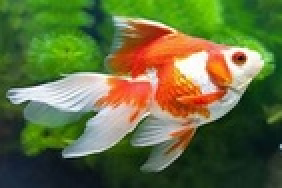
#> input picture DeThiThu/NM-XLA/a.jpg, 141 x 94 px, shrunk from 270 x 180 before the run (shown 2 times larger)
$ jupyter execute thithu.ipynb   (older library calls are emulated)
#> lines starting #> are read from the running program, lines starting #| are printed output that depends on the picture
[cell 1]
# Bộ lọc trung bình (Mean Filter) cho ảnh

import cv2
import numpy as np
from matplotlib import pyplot as plt

# Đọc ảnh từ file
img = cv2.imread('a.jpg', cv2.IMREAD_COLOR)
#> img is the input picture: shape (94, 141, 3); mean B, G, R 61.8, 109.1, 98.7
img_rgb = cv2.cvtColor(img, cv2.COLOR_BGR2RGB)

# Áp dụng mean filter với kernel 3x3
mean_filtered = cv2.blur(img, (3, 3))
mean_filtered_rgb = cv2.cvtColor(mean_filtered, cv2.COLOR_BGR2RGB)

# Hiển thị ảnh gốc và ảnh đã lọc
plt.figure(figsize=(10,5))
plt.subplot(1,2,1)
plt.title('Ảnh gốc')
plt.imshow(img_rgb)
plt.axis('off')

plt.subplot(1,2,2)
plt.title('Ảnh sau khi lọc trung bình')
plt.imshow(mean_filtered_rgb)
plt.axis('off')

plt.show()

[cell 2]
# Bộ lọc xác định biên (Edge Detection) cho ảnh

import cv2
import numpy as np
from matplotlib import pyplot as plt

# Đọc ảnh từ file
img = cv2.imread('a.jpg', cv2.IMREAD_COLOR)
if img is None:
    raise FileNotFoundError("Không tìm thấy file ảnh 'a.jpg'. Kiểm tra lại đường dẫn hoặc tên file.")

img_gray = cv2.cvtColor(img, cv2.COLOR_BGR2GRAY)
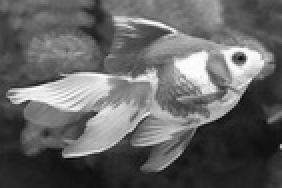
#> img_gray: shape (94, 141) (shown 2 times larger); min 10, max 255, mean 100.6

# Áp dụng Sobel filter để xác định biên
sobelx = cv2.Sobel(img_gray, cv2.CV_64F, 1, 0, ksize=3)  # Biên theo trục x
sobely = cv2.Sobel(img_gray, cv2.CV_64F, 0, 1, ksize=3)  # Biên theo trục y
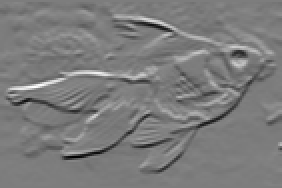
#> sobely: shape (94, 141) float64 (shown 2 times larger); min -811, max 840, mean -6.4; drawn with min black and max white
sobel = cv2.magnitude(sobelx, sobely)
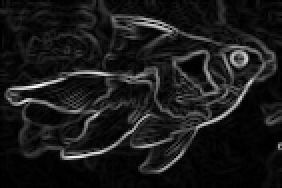
#> sobel: shape (94, 141) float64 (shown 2 times larger); min 0, max 855.9, mean 87.9; drawn with min black and max white
sobel = np.uint8(np.clip(sobel, 0, 255))
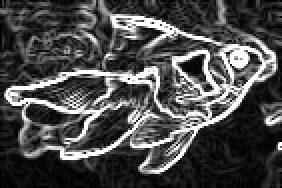
#> sobel: shape (94, 141) (shown 2 times larger); min 0, max 255, mean 75.4

# Hiển thị ảnh gốc và ảnh biên
plt.figure(figsize=(10,5))
plt.subplot(1,2,1)
plt.title('Ảnh gốc')
plt.imshow(cv2.cvtColor(img, cv2.COLOR_BGR2RGB))
plt.axis('off')

plt.subplot(1,2,2)
plt.title('Ảnh biên (Sobel)')
plt.imshow(sobel, cmap='gray')
plt.axis('off')

plt.show()

[cell 3]
import cv2
import numpy as np

# Đọc ảnh từ file
img = cv2.imread('a.jpg', cv2.IMREAD_COLOR)
if img is None:
    raise FileNotFoundError("Không tìm thấy file ảnh 'a.jpg'. Kiểm tra lại đường dẫn hoặc tên file.")

# Tạo hệ số ngẫu nhiên cho từng kênh màu (giá trị từ 0.5 đến 1.5)
np.random.seed()  # Đảm bảo mỗi lần chạy ra kết quả khác nhau
random_factors = np.random.uniform(0.5, 1.5, size=3)

# Nhân từng kênh với hệ số ngẫu nhiên và giới hạn giá trị trong [0, 255]
img_random = img.astype(np.float32)
for i in range(3):  # BGR
    img_random[:, :, i] *= random_factors[i]
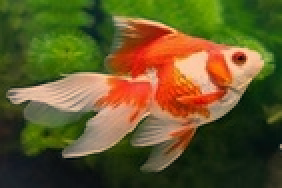
#> img_random: shape (94, 141, 3) float32 (shown 2 times larger); mean B, G, R 60.6, 128.7, 145.1; drawn with min black and max white
img_random = np.clip(img_random, 0, 255).astype(np.uint8)
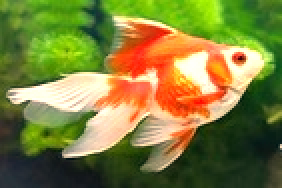
#> img_random: shape (94, 141, 3) (shown 2 times larger); mean B, G, R 60.1, 127, 127.7

# Lưu ảnh mới ra file
cv2.imwrite('a_random_color.jpg', img_random)
print("Đã lưu ảnh với màu ngẫu nhiên vào file 'a_random_color.jpg'")

[cell 4]
import cv2
import numpy as np

# Đọc ảnh từ file
img = cv2.imread('a.jpg', cv2.IMREAD_COLOR)
if img is None:
    raise FileNotFoundError("Không tìm thấy file ảnh 'a.jpg'. Kiểm tra lại đường dẫn hoặc tên file.")

# Chuyển ảnh sang không gian màu HSV
img_hsv = cv2.cvtColor(img, cv2.COLOR_BGR2HSV)
#> img_hsv: shape (94, 141, 3); mean H, S, V 52.9, 145.8, 128.8

# Tách các kênh Hue, Saturation, Value
hue, saturation, value = cv2.split(img_hsv)
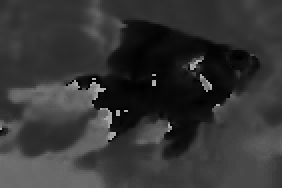
#> hue: shape (94, 141) (shown 2 times larger); min 0, max 179, mean 52.9
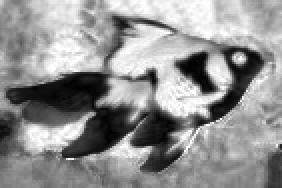
#> saturation: shape (94, 141) (shown 2 times larger); min 0, max 255, mean 145.8
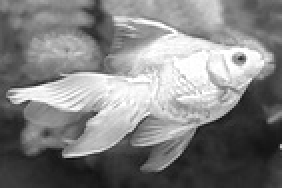
#> value: shape (94, 141) (shown 2 times larger); min 15, max 255, mean 128.8
#> the answer given: 1
#> the answer given: .

# Lưu từng kênh thành ảnh grayscale
cv2.imwrite('a_hue.jpg', hue)
cv2.imwrite('a_saturation.jpg', saturation)
cv2.imwrite('a_value.jpg', value)
print("Đã lưu các kênh HSV thành a_hue.jpg, a_saturation.jpg, a_value.jpg")

[cell 5]
import cv2
import numpy as np
import os

def inverse_transform(img):
    """Biến đổi nghịch đảo ảnh (âm bản)"""
    return 255 - img
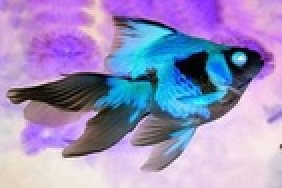
#> returned value: shape (94, 141, 3) (shown 2 times larger); mean of channels 0, 1, 2 193.2, 145.9, 156.3; drawn as B, G, R

def process_images(image_paths, transform_func, out_suffix):
    for path in image_paths:
        img = cv2.imread(path, cv2.IMREAD_COLOR)
        if img is None:
            print(f"Không đọc được ảnh: {path}")
            continue
        img_trans = transform_func(img)
        out_path = f"{os.path.splitext(path)[0]}_{out_suffix}.jpg"
        cv2.imwrite(out_path, img_trans)
        print(f"Đã lưu: {out_path}")
#> pass 2 of the loop in process_images, `for path in image_paths:`:
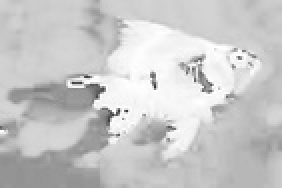
#> input picture DeThiThu/NM-XLA/a_hue_inverse.jpg, 141 x 94 px, shrunk from 270 x 180 before the run (shown 2 times larger)
#> in process_images, img is the input picture: shape (94, 141, 3); min 51, max 255, mean 200.7
#> in inverse_transform (call 2), `return 255 - img`:
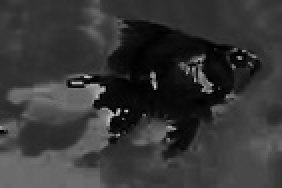
#> returned value: shape (94, 141, 3) (shown 2 times larger); min 0, max 204, mean 54.3
#> the answer given: 1
#> the answer given: .

def main():
    print("=== MENU BIẾN ĐỔI ẢNH ===")
    print("1. Image inverse transformation (âm bản)")
    print("0. Thoát")
    choice = input("Chọn phương pháp (nhập số): ")

    if choice == "0":
        print("Kết thúc chương trình.")
        return

    image_folder = input("Nhập đường dẫn thư mục chứa ảnh: ").strip()
    if not os.path.isdir(image_folder):
        print("Thư mục không tồn tại.")
        return

    # Lấy danh sách file ảnh (jpg, png)
    image_paths = [os.path.join(image_folder, f) for f in os.listdir(image_folder)
                   if f.lower().endswith(('.jpg', '.jpeg', '.png'))]

    if not image_paths:
        print("Không tìm thấy ảnh trong thư mục.")
        return

    if choice == "1":
        process_images(image_paths, inverse_transform, "inverse")
    else:
        print("Lựa chọn không hợp lệ.")

if __name__ == "__main__":
    main()

[cell 6]
import cv2
import numpy as np
import os

def inverse_transform(img):
    """Biến đổi nghịch đảo ảnh (âm bản)"""
    return 255 - img

# [9 lines left out: function gamma_correction, not called in this run]

def process_images(image_paths, transform_func, out_suffix):
#> called with out_suffix = 'inverse'
    for path in image_paths:
        img = cv2.imread(path, cv2.IMREAD_COLOR)
        if img is None:
            print(f"Không đọc được ảnh: {path}")
            continue
        img_trans = transform_func(img)
        out_path = f"{os.path.splitext(path)[0]}_{out_suffix}.jpg"
        cv2.imwrite(out_path, img_trans)
        print(f"Đã lưu: {out_path}")
#> pass 2 of the loop in process_images, `for path in image_paths:`:
#> the answer given: 1
#> the answer given: .

def main():
    print("=== MENU BIẾN ĐỔI ẢNH ===")
    print("1. Image inverse transformation (âm bản)")
    print("2. Gamma-Correction (gamma ngẫu nhiên 0.5-2.0)")
    print("0. Thoát")
    choice = input("Chọn phương pháp (nhập số): ")

    if choice == "0":
        print("Kết thúc chương trình.")
        return

    image_folder = input("Nhập đường dẫn thư mục chứa ảnh: ").strip()
    if not os.path.isdir(image_folder):
        print("Thư mục không tồn tại.")
        return

    image_paths = [os.path.join(image_folder, f) for f in os.listdir(image_folder)
                   if f.lower().endswith(('.jpg', '.jpeg', '.png'))]

    if not image_paths:
        print("Không tìm thấy ảnh trong thư mục.")
        return

    if choice == "1":
        process_images(image_paths, inverse_transform, "inverse")
    elif choice == "2":
        process_images(image_paths, gamma_correction, "gamma")
    else:
        print("Lựa chọn không hợp lệ.")

if __name__ == "__main__":
    main()

[cell 7]
import cv2
import numpy as np
import os

def inverse_transform(img):
    """Biến đổi nghịch đảo ảnh (âm bản)"""
    return 255 - img

# [18 lines left out: functions gamma_correction, log_transform, not called in this run]

def process_images(image_paths, transform_func, out_suffix):
#> called with out_suffix = 'inverse'
    for path in image_paths:
        img = cv2.imread(path, cv2.IMREAD_COLOR)
        if img is None:
            print(f"Không đọc được ảnh: {path}")
            continue
        img_trans = transform_func(img)
        out_path = f"{os.path.splitext(path)[0]}_{out_suffix}.jpg"
        cv2.imwrite(out_path, img_trans)
        print(f"Đã lưu: {out_path}")
#> pass 2 of the loop in process_images, `for path in image_paths:`:
